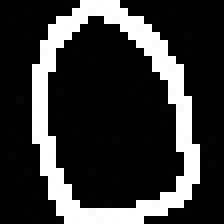
#> input picture images/image.jpg, 28 x 28 px, found by its file name (shown 8 times larger)
$ jupyter execute test.ipynb
#> lines starting #> are read from the running program, lines starting #| are printed output that depends on the picture; after the words box and inside, x2 and y2 are one past the last pixel; in counts of white or black regions, pixels touching at a corner belong together
#> further down, one is the input picture: shape (28, 28); min 0, max 255, mean 54.6
### utils.py
import base64
import numpy as np
from PIL import Image
import io
import cv2


# [29 lines left out: function data_url_to_numpy_array, not called in this run]


def capture_all_cntrs(cntrs):
    min_x, min_y, max_x, max_y = 1e9, 1e9, 0, 0
    for cntr in cntrs:
        x, y, w, h = cv2.boundingRect(cntr)
        min_x = min(x, min_x)
        min_y = min(y, min_y)
        max_x = max(max_x, x + w)
        max_y = max(max_y, y + h)

    return min_x, min_y, max_x - min_x, max_y - min_y


def center_digit(gray_image):
    _, gray_image = cv2.threshold(gray_image, 127, 255, cv2.THRESH_BINARY)
#> gray_image: shape (28, 28); 21.3% white in thin lines or dots, all inside (x1, y1, x2, y2) = (4, 0, 25, 28)
    contours, _ = cv2.findContours(
        gray_image, cv2.RETR_EXTERNAL, cv2.CHAIN_APPROX_SIMPLE
    )
#> contours = 1 contour; box (x1, y1, x2, y2) and area: (4, 0, 25, 28) 433
    x, y, w, h = capture_all_cntrs(contours)
#> the loop in capture_all_cntrs, `for cntr in cntrs:` made 1 pass
#> (x, y, w, h, min_x, min_y, max_x, max_y) on pass 1: (4, 0, 21, 28, 4, 0, 25, 28)
#> x = 4; y = 0; w = 21; h = 28
    if w > h:
        resize_w = 20
        resize_h = h * 20 // w
    else:
        resize_w = w * 20 // h
#> resize_w = 15
        resize_h = 20
    cropped_image = gray_image[y : y + h, x : x + w]
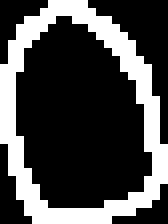
#> cropped_image: shape (28, 21) (shown 8 times larger); 28.4% white in thin lines or dots
    resized_image = cv2.resize(cropped_image, (resize_w, resize_h))
    gray_h, gray_w = gray_image.shape
#> gray_h = 28; gray_w = 28
    resized_top = (gray_h - resize_h) // 2
#> resized_top = 4
    resized_bottom = resized_top + resize_h
#> resized_bottom = 24
    resized_left = (gray_w - resize_w) // 2
#> resized_left = 6
    resized_right = resized_left + resize_w
#> resized_right = 21
    canvas = np.zeros(gray_image.shape)
    canvas[resized_top:resized_bottom, resized_left:resized_right] = resized_image
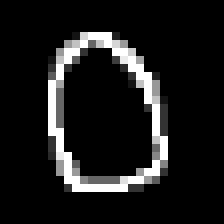
#> canvas: shape (28, 28) float64 (shown 8 times larger); min 0, max 255, mean 26.9

    return canvas

### test.ipynb
[cell 1]
import numpy as np
import cv2
import matplotlib.pyplot as plt
from utils import center_digit

[cell 2]
one = cv2.imread("image.jpg", 0)
plt.imshow(one, cmap="gray")

[cell 3]
centered_image = center_digit(one)
plt.imshow(centered_image, cmap="gray")
